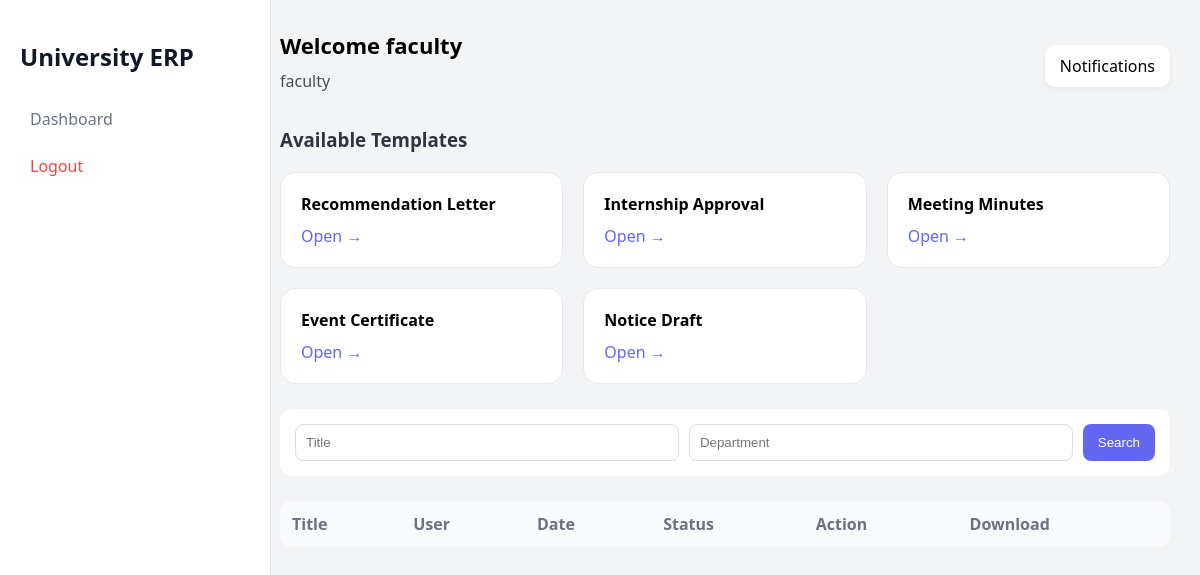
Page /dashboard (signed in) on the committed database.
### database.py (models this page shows)
class User(UserMixin, db.Model):
    id = db.Column(db.Integer, primary_key=True)
    username = db.Column(db.String(100), unique=True)
    password = db.Column(db.String(200))
    role = db.Column(db.String(50))
    email = db.Column(db.String(120), unique=True)
    active = db.Column(db.Boolean, default=True)
    otp = db.Column(db.String(6))
    otp_expiry = db.Column(db.DateTime)
    created_at = db.Column(db.DateTime, default=datetime.utcnow)

class Template(db.Model):
    id = db.Column(db.Integer, primary_key=True)
    name = db.Column(db.String(100))
    file_path = db.Column(db.String(200))
    allowed_roles = db.Column(db.String(200))
    approval_flow = db.Column(db.String(200))

### app.py (the view)
@app.route("/dashboard")
@login_required
def dashboard():
    query = DocModel.query
    title = request.args.get("title")
    department = request.args.get("department")
    date = request.args.get("date")
    role = request.args.get("role")
    user = request.args.get("user")
    if title:
        query = query.filter(DocModel.title.contains(title))
    if department:
        query = query.filter(DocModel.department.contains(department))
    if date:
        query = query.filter(DocModel.created_at.contains(date))
    if role:
        query = query.join(User, DocModel.created_by == User.username)\
                 .filter(User.role == role)
    if user:
        query = query.filter(DocModel.created_by.contains(user))
    documents = query.all()
    templates = Template.query.all()
    return render_template(
        "dashboard.html",
        documents=documents,
        templates=templates
    )

### app.py (called while the page is built)
@login_manager.user_loader
def load_user(user_id):
    return User.query.get(int(user_id))

### templates/dashboard.html (shortened to what this page needs)
<!DOCTYPE html>
<html>
<head>
    <link rel="stylesheet" href="{{ url_for('static', filename='style.css') }}">
</head>
<body>
<div class="sidebar">
    <h2>University ERP</h2>
    <a href="/dashboard">Dashboard</a>
    <a href="/logout" class="logout">Logout</a>
</div>
<div class="main">
<div class="header">
    <div>
        <h1>Welcome {{ current_user.username }}</h1>
        <p>{{ current_user.role }}</p>
    </div>
    <div class="notification">
        Notifications
    </div>
</div>
<h3 class="section-title">Available Templates</h3>
<div class="card-grid">
{% for template in templates %}
{% if current_user.role in template.allowed_roles.split(",") %}
<div class="card">
    <h4>{{ template.name }}</h4>
    <a href="/create/{{ template.id }}">Open →</a>
</div>
{% endif %}
{% endfor %}
</div>
<div class="search-box">
    <input type="text" placeholder="Title">
    <input type="text" placeholder="Department">
    <button>Search</button>
</div>
<div class="table-box">
<table>
<tr>
    <th>Title</th>
    <th>User</th>
    <th>Date</th>
    <th>Status</th>
    <th>Action</th>
    <th>Download</th>
</tr>
</table>
</div>
</div>
</body>
</html>

### static/style.css (style rules this page uses)
body { margin: 0; font-family: "Segoe UI", sans-serif; background: linear-gradient(135deg, #eef2ff, #f8fafc); }
body { margin: 0; font-family: "Segoe UI", sans-serif; background: #f3f4f6; }
.sidebar { width: 230px; height: 100vh; background: white; border-right: 1px solid #e5e7eb; position: fixed; padding: 20px; }
.sidebar h2 { margin-bottom: 25px; color: #111827; }
.sidebar a { display: block; padding: 10px; color: #6b7280; text-decoration: none; border-radius: 8px; margin-bottom: 5px; }
.sidebar .logout { color: #ef4444; }
.main { margin-left: 250px; padding: 30px; }
.header { display: flex; justify-content: space-between; align-items: center; margin-bottom: 25px; }
.header h1 { margin: 0; font-size: 22px; }
.header p { margin: 10px 0; color: #494c51; }
.notification { background: white; padding: 10px 15px; border-radius: 10px; box-shadow: 0 2px 5px rgba(0,0,0,0.05); }
.section-title { margin: 20px 0; color: #2f353f; }
.card-grid { display: grid; grid-template-columns: repeat(3, 1fr); gap: 20px; }
.card { background: white; padding: 20px; border-radius: 15px; border: 1px solid #e5e7eb; }
.card h4 { margin: 0 0 10px; }
.card a { color: #6366f1; text-decoration: none; }
.search-box { margin: 25px 0; background: white; padding: 15px; border-radius: 12px; display: flex; gap: 10px; }
.search-box input { flex: 1; padding: 10px; border-radius: 8px; border: 1px solid #ddd; }
.search-box button { padding: 10px 15px; background: #6366f1; color: white; border: none; border-radius: 8px; }
.table-box { background: white; border-radius: 12px; overflow: hidden; }
table { width: 100%; border-collapse: collapse; }
th { background: #f9fafb; padding: 12px; text-align: left; color: #6b7280; }

### rows in the picture
User: username "faculty", role "faculty"
Template: name "Recommendation Letter"
Template: name "Internship Approval"
Template: name "Meeting Minutes"
Template: name "Event Certificate"
Template: name "Notice Draft"
